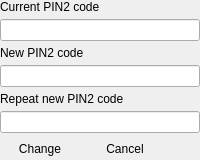
            <widget class="QWidget" name="changePin2Reader">
             <layout class="QGridLayout" name="changePin2ReaderLayout">
              <property name="margin">
               <number>0</number>
              </property>
              <property name="spacing">
               <number>5</number>
              </property>
              <item row="0" column="0" colspan="3">
               <widget class="QLabel" name="changePin2ValidateLabel">
                <property name="text">
                 <string>Current PIN2 code</string>
                </property>
                <property name="buddy">
                 <cstring>changePin2Validate</cstring>
                </property>
               </widget>
              </item>
              <item row="1" column="0" colspan="3">
               <widget class="QLineEdit" name="changePin2Validate">
                <property name="maxLength">
                 <number>12</number>
                </property>
                <property name="echoMode">
                 <enum>QLineEdit::Password</enum>
                </property>
               </widget>
              </item>
              <item row="2" column="0" colspan="3">
               <widget class="QLabel" name="changePin2NewLabel">
                <property name="text">
                 <string>New PIN2 code</string>
                </property>
                <property name="buddy">
                 <cstring>changePin2New</cstring>
                </property>
               </widget>
              </item>
              <item row="3" column="0" colspan="3">
               <widget class="QLineEdit" name="changePin2New">
                <property name="maxLength">
                 <number>12</number>
                </property>
                <property name="echoMode">
                 <enum>QLineEdit::Password</enum>
                </property>
               </widget>
              </item>
              <item row="4" column="0" colspan="3">
               <widget class="QLabel" name="changePin2RepeatLabel">
                <property name="text">
                 <string>Repeat new PIN2 code</string>
                </property>
                <property name="buddy">
                 <cstring>changePin2Repeat</cstring>
                </property>
               </widget>
              </item>
              <item row="5" column="0" colspan="3">
               <widget class="QLineEdit" name="changePin2Repeat">
                <property name="maxLength">
                 <number>12</number>
                </property>
                <property name="echoMode">
                 <enum>QLineEdit::Password</enum>
                </property>
               </widget>
              </item>
              <item row="6" column="0">
               <widget class="QPushButton" name="changePin2Change">
                <property name="focusPolicy">
                 <enum>Qt::StrongFocus</enum>
                </property>
                <property name="text">
                 <string>Change</string>
                </property>
                <property name="default">
                 <bool>true</bool>
                </property>
                <property name="flat">
                 <bool>true</bool>
                </property>
               </widget>
              </item>
              <item row="6" column="1">
               <widget class="QPushButton" name="changePin2Cancel">
                <property name="focusPolicy">
                 <enum>Qt::StrongFocus</enum>
                </property>
                <property name="text">
                 <string>Cancel</string>
                </property>
                <property name="default">
                 <bool>true</bool>
                </property>
                <property name="flat">
                 <bool>true</bool>
                </property>
               </widget>
              </item>
              <item row="6" column="2">
               <spacer name="changePin2Spacer">
                <property name="orientation">
                 <enum>Qt::Horizontal</enum>
                </property>
                <property name="sizeHint" stdset="0">
                 <size>
                  <width>0</width>
                  <height>0</height>
                 </size>
                </property>
               </spacer>
              </item>
             </layout>
            </widget>
